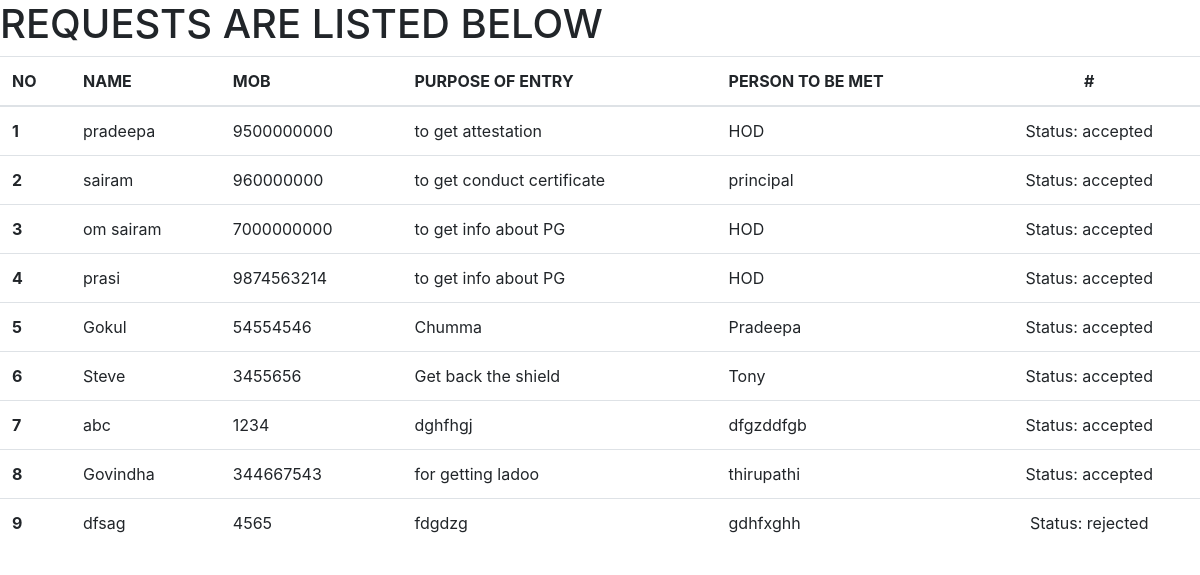
Screenshot of /first_approval/staff/ with the database file from the repository.
### Regapp/models.py (models this page shows)
class Student(models.Model):
	No = models.IntegerField()
	Name = models.CharField(max_length=25)
	Mob = models.IntegerField()
	Purpose_of_entry = models.CharField(max_length=64)
	Person_to_be_met = models.CharField(max_length=25)
	status=models.CharField(max_length=30, default="")

### first_approval/views.py (the view)
# urls.py: path('staff/', views.studentinfo , name='studentinfo'),
def studentinfo(request):
	all_details = Student.objects.all()
	return render(request, 'staff/studetails.html', {'Students': all_details})

### first_approval/templates/staff/studetails.html (shortened to what this page needs)
<!DOCTYPE html>
<html lang="en">
<head>
    <link rel="stylesheet" href="https://stackpath.bootstrapcdn.com/bootstrap/4.5.0/css/bootstrap.min.css"
>
</head>
<body>
    <h1>REQUESTS ARE LISTED BELOW</h1>
    <table class="table table-hover">
        <thead>
            <tr>
                <th>NO</th>
                <th>NAME</th>
                <th>MOB</th>
                <th>PURPOSE OF ENTRY</th>
                <th>PERSON TO BE MET</th>
                <th>
                    <center>#</center>
                </th>
            </tr>
        </thead>
        <tbody>
            {% for Student in Students %}
            <tr>
                <th scope="row"> {{ Student.No }}</th>
                <td>{{ Student.Name }}</td>
                <td>{{ Student.Mob }}</td>
                <td>{{ Student.Purpose_of_entry }}</td>
                <td>{{ Student.Person_to_be_met }}</td>
                <td>
                    <center>
                        {% if Student.status == "" %}
                        <form action="{% url 'accept_view' %}" method="post">
                            {% csrf_token %}
                            <input type="text" value="accept" name="decision" hidden>
                            <input type="number" value="{{ Student.id }}" name="student_id" hidden>
                            <input type="submit" value="accept">
                        </form>
                        <form action="{% url 'accept_view' %}" method="post">
                            {% csrf_token %}
                            <input type="text" value="reject" name="decision" hidden>
                            <input type="number" value="{{ Student.id }}" name="student_id" hidden>
                            <input type="submit" value="reject">
                        </form>
                        {% else %}
                            Status:
                            {{ Student.status }}
                        {% endif %}
                    </center>
                </td>
            </tr>
            {% endfor %}
        </tbody>
    </table>
</body>
</html>

### rows the page displays
Student: No "1", Name "pradeepa", Mob "9500000000", Purpose_of_entry "to get attestation", Person_to_be_met "HOD", status "accepted"
Student: No "2", Name "sairam", Mob "960000000", Purpose_of_entry "to get conduct certificate", Person_to_be_met "principal", status "accepted"
Student: No "3", Name "om sairam", Mob "7000000000", Purpose_of_entry "to get info about PG", Person_to_be_met "HOD", status "accepted"
Student: No "4", Name "prasi", Mob "9874563214", Purpose_of_entry "to get info about PG", Person_to_be_met "HOD", status "accepted"
Student: No "5", Name "Gokul", Mob "54554546", Purpose_of_entry "Chumma", Person_to_be_met "Pradeepa", status "accepted"
Student: No "6", Name "Steve", Mob "3455656", Purpose_of_entry "Get back the shield", Person_to_be_met "Tony", status "accepted"
Student: No "7", Name "abc", Mob "1234", Purpose_of_entry "dghfhgj", Person_to_be_met "dfgzddfgb", status "accepted"
Student: No "8", Name "Govindha", Mob "344667543", Purpose_of_entry "for getting ladoo", Person_to_be_met "thirupathi", status "accepted"
Student: No "9", Name "dfsag", Mob "4565", Purpose_of_entry "fdgdzg", Person_to_be_met "gdhfxghh", status "rejected"
